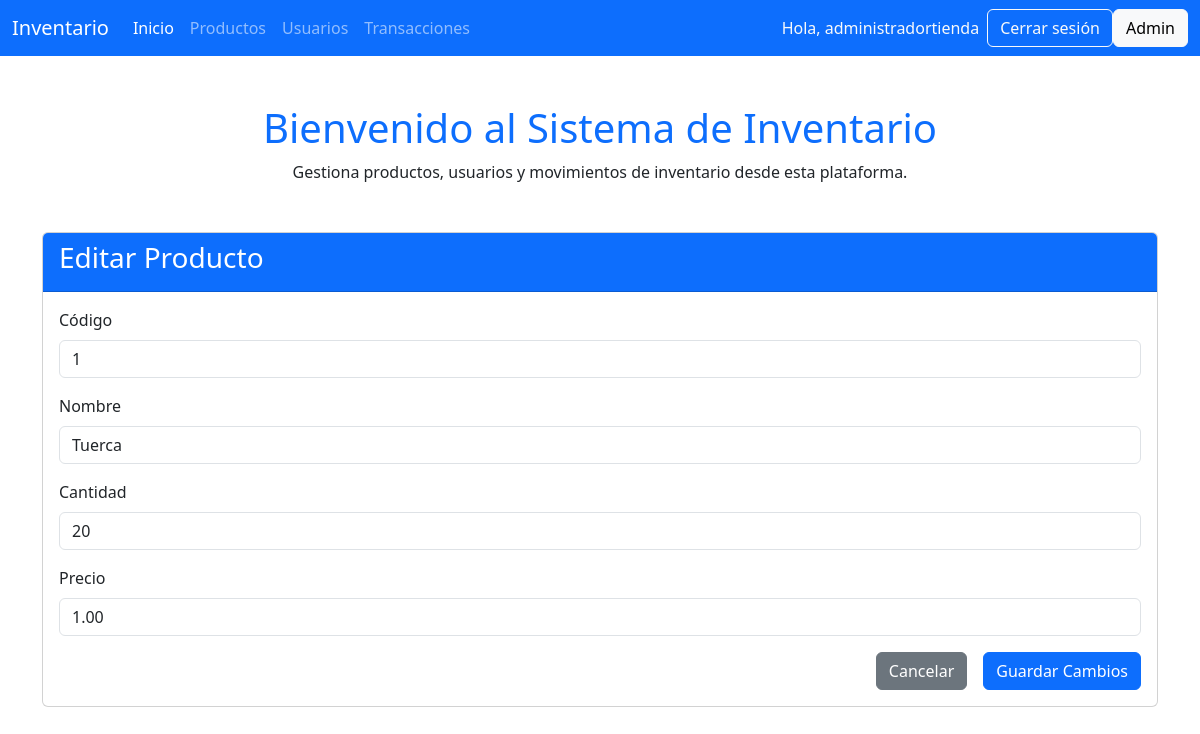
Screenshot of /productos/editar/1/ (signed in) with the database file from the repository.
### inventario/models.py (models this page shows, shortened)
class Usuario(AbstractUser):
    ROLES = (
        ('ADMIN', 'Administrador'),
        ('CAJERO', 'Cajero'),
        ('BODEGA', 'Bodeguero'),
    )
    rol = models.CharField(max_length=10, choices=[('ADMIN', 'Administrador'), ('CAJERO', 'Cajero'), ('BODEGA', 'Bodeguero')])

class Producto(models.Model):
    codigo = models.CharField(max_length=20, unique=True)
    nombre = models.CharField(max_length=100)
    cantidad = models.PositiveIntegerField()
    precio = models.DecimalField(max_digits=10, decimal_places=2)

### inventario/views.py (the view, shortened to what this page needs)
# urls.py: path('productos/editar/<int:pk>/', views.editar_producto, name='editar_producto'),
@login_required
def editar_producto(request, pk):
    producto = get_object_or_404(Producto, id=pk)
    context = {'producto': producto}
    return render(request, 'inventario/editar_producto.html', context)

### inventario/templates/inventario/editar_producto.html (shortened to what this page needs)
{% include 'inventario/inicio.html' %}
<div class="container mt-5">
    <div class="card">
        <div class="card-header bg-primary text-white">
            <h3>Editar Producto</h3>
        </div>
        <div class="card-body">
            <form method="post">
                <div class="mb-3">
                    <label class="form-label">Código</label>
                    <input type="text" name="codigo" class="form-control" value="{{ producto.codigo }}" required>
                </div>
                <div class="mb-3">
                    <label class="form-label">Nombre</label>
                    <input type="text" name="nombre" class="form-control" value="{{ producto.nombre }}" required>
                </div>
                <div class="mb-3">
                    <label class="form-label">Cantidad</label>
                    <input type="number" name="cantidad" class="form-control" value="{{ producto.cantidad }}" required>
                </div>
                <div class="mb-3">
                    <label class="form-label">Precio</label>
                    <input type="number" step="0.01" name="precio" class="form-control" value="{{ producto.precio }}" required>
                </div>
                <div class="d-grid gap-2 d-md-flex justify-content-md-end">
                    <a href="{% url 'producto_list' %}" class="btn btn-secondary me-md-2">Cancelar</a>
                    <button type="submit" class="btn btn-primary">Guardar Cambios</button>
                </div>
            </form>
        </div>
    </div>
</div>

### inventario/templates/inventario/inicio.html (shortened to what this page needs)
<!DOCTYPE html>
<html lang="es">
<head>
    <link href="https://cdn.jsdelivr.net/npm/bootstrap@5.3.3/dist/css/bootstrap.min.css" rel="stylesheet">
</head>
<body>
    <nav class="navbar navbar-expand-lg navbar-dark bg-primary">
        <div class="container-fluid">
            <a class="navbar-brand" href="/">Inventario</a>
            <div class="collapse navbar-collapse" id="navbarNav">
                <ul class="navbar-nav me-auto">
                    <li class="nav-item">
                        <a class="nav-link active" href="/">Inicio</a>
                    </li>
                    <li class="nav-item">
                        <a class="nav-link" href="/productos/">Productos</a>
                    </li>
                    <li class="nav-item">
                        <a class="nav-link" href="/usuarios/">Usuarios</a>
                    </li>
                    <li class="nav-item">
                        <a class="nav-link" href="/transacciones/">Transacciones</a>
                    </li>
                </ul>
                 {% if user.is_authenticated %}
        <span class="navbar-text text-light me-2">
            Hola, {{ user.username }}
        </span>
        <a href="{% url 'logout' %}" class="btn btn-outline-light">Cerrar sesión</a>
    {% else %}
        <a href="{% url 'login' %}" class="btn btn-light">Login</a>
    {% endif %}
</div>
                <a href="/admin/" class="btn btn-light">Admin</a>
            </div>
    </nav>
    <div class="container mt-5">
        <h1 class="text-center text-primary">Bienvenido al Sistema de Inventario</h1>
        <p class="text-center">Gestiona productos, usuarios y movimientos de inventario desde esta plataforma.</p>
    </div>
</body>
</html>

### rows the page displays
Usuario: username "administradortienda"
Producto: codigo "1", nombre "Tuerca", cantidad "20", precio "1.00"
